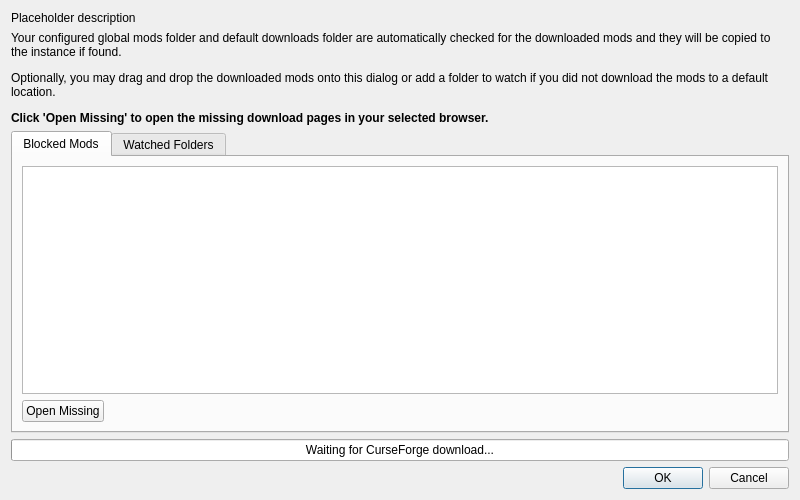
<?xml version="1.0" encoding="UTF-8"?>
<ui version="4.0">
 <class>BlockedModsDialog</class>
 <widget class="QDialog" name="BlockedModsDialog">
  <property name="geometry">
   <rect>
    <x>0</x>
    <y>0</y>
    <width>800</width>
    <height>500</height>
   </rect>
  </property>
  <property name="sizePolicy">
   <sizepolicy hsizetype="Maximum" vsizetype="Preferred">
    <horstretch>2</horstretch>
    <verstretch>1</verstretch>
   </sizepolicy>
  </property>
  <property name="minimumSize">
   <size>
    <width>700</width>
    <height>350</height>
   </size>
  </property>
  <property name="windowTitle">
   <string notr="true">BlockedModsDialog</string>
  </property>
  <layout class="QVBoxLayout" name="verticalLayout" stretch="0,0,0,0,0">
   <item>
    <widget class="QLabel" name="labelDescription">
     <property name="text">
      <string notr="true">Placeholder description</string>
     </property>
     <property name="textFormat">
      <enum>Qt::RichText</enum>
     </property>
     <property name="wordWrap">
      <bool>true</bool>
     </property>
    </widget>
   </item>
   <item>
    <widget class="QLabel" name="labelExplain">
     <property name="text">
      <string>&lt;html&gt;&lt;head/&gt;&lt;body&gt;&lt;p&gt;Your configured global mods folder and default downloads folder are automatically checked for the downloaded mods and they will be copied to the instance if found.&lt;/p&gt;&lt;p&gt;Optionally, you may drag and drop the downloaded mods onto this dialog or add a folder to watch if you did not download the mods to a default location.&lt;/p&gt;&lt;p&gt;&lt;span style=&quot; font-weight:600;&quot;&gt;Click 'Open Missing' to open the missing download pages in your selected browser. &lt;/span&gt;&lt;/p&gt;&lt;/body&gt;&lt;/html&gt;</string>
     </property>
     <property name="wordWrap">
      <bool>true</bool>
     </property>
    </widget>
   </item>
   <item>
    <widget class="QTabWidget" name="tabWidget">
     <property name="currentIndex">
      <number>0</number>
     </property>
     <widget class="QWidget" name="tab">
      <attribute name="title">
       <string>Blocked Mods</string>
      </attribute>
      <layout class="QVBoxLayout" name="verticalLayout_3">
       <item>
        <widget class="QTextBrowser" name="textBrowserModsListing">
         <property name="acceptRichText">
          <bool>true</bool>
         </property>
         <property name="openExternalLinks">
          <bool>true</bool>
         </property>
        </widget>
       </item>
       <item>
        <layout class="QHBoxLayout" name="openMissingLayout">
         <item>
          <widget class="QPushButton" name="openMissingButton">
           <property name="text">
            <string>Open Missing</string>
           </property>
          </widget>
         </item>
         <item>
          <spacer name="openMissingSpacer">
           <property name="orientation">
            <enum>Qt::Horizontal</enum>
           </property>
           <property name="sizeHint" stdset="0">
            <size>
             <width>40</width>
             <height>20</height>
            </size>
           </property>
          </spacer>
         </item>
        </layout>
       </item>
      </layout>
     </widget>
     <widget class="QWidget" name="tab_2">
      <attribute name="title">
       <string>Watched Folders</string>
      </attribute>
      <layout class="QVBoxLayout" name="verticalLayout_2">
       <item>
        <widget class="QTextBrowser" name="textBrowserWatched">
         <property name="baseSize">
          <size>
           <width>0</width>
           <height>12</height>
          </size>
         </property>
         <property name="openExternalLinks">
          <bool>true</bool>
         </property>
         <property name="openLinks">
          <bool>false</bool>
         </property>
        </widget>
       </item>
       <item>
        <layout class="QHBoxLayout" name="downloadFolderLayout">
         <item>
          <widget class="QPushButton" name="downloadFolderButton">
           <property name="text">
            <string>Add Download Folder</string>
           </property>
          </widget>
         </item>
         <item>
          <spacer name="downloadFolderSpacer">
           <property name="orientation">
            <enum>Qt::Horizontal</enum>
           </property>
           <property name="sizeHint" stdset="0">
            <size>
             <width>40</width>
             <height>20</height>
            </size>
           </property>
          </spacer>
         </item>
        </layout>
       </item>
      </layout>
     </widget>
   </widget>
  </item>
  <item>
   <widget class="QProgressBar" name="curseForgeDownloadProgressBar">
    <property name="visible">
     <bool>false</bool>
    </property>
    <property name="value">
     <number>0</number>
    </property>
    <property name="format">
     <string>Waiting for CurseForge download...</string>
    </property>
   </widget>
  </item>
  <item>
   <layout class="QHBoxLayout" name="bottomBoxH">
     <item>
      <widget class="QLabel" name="labelModsFound">
       <property name="text">
        <string/>
       </property>
      </widget>
     </item>
     <item>
      <widget class="QDialogButtonBox" name="buttonBox">
       <property name="orientation">
        <enum>Qt::Horizontal</enum>
       </property>
       <property name="standardButtons">
        <set>QDialogButtonBox::Cancel|QDialogButtonBox::Ok</set>
       </property>
      </widget>
     </item>
    </layout>
   </item>
  </layout>
 </widget>
 <resources/>
 <connections>
  <connection>
   <sender>buttonBox</sender>
   <signal>accepted()</signal>
   <receiver>BlockedModsDialog</receiver>
   <slot>accept()</slot>
   <hints>
    <hint type="sourcelabel">
     <x>199</x>
     <y>425</y>
    </hint>
    <hint type="destinationlabel">
     <x>199</x>
     <y>227</y>
    </hint>
   </hints>
  </connection>
  <connection>
   <sender>buttonBox</sender>
   <signal>rejected()</signal>
   <receiver>BlockedModsDialog</receiver>
   <slot>reject()</slot>
   <hints>
    <hint type="sourcelabel">
     <x>199</x>
     <y>425</y>
    </hint>
    <hint type="destinationlabel">
     <x>199</x>
     <y>227</y>
    </hint>
   </hints>
  </connection>
 </connections>
</ui>
